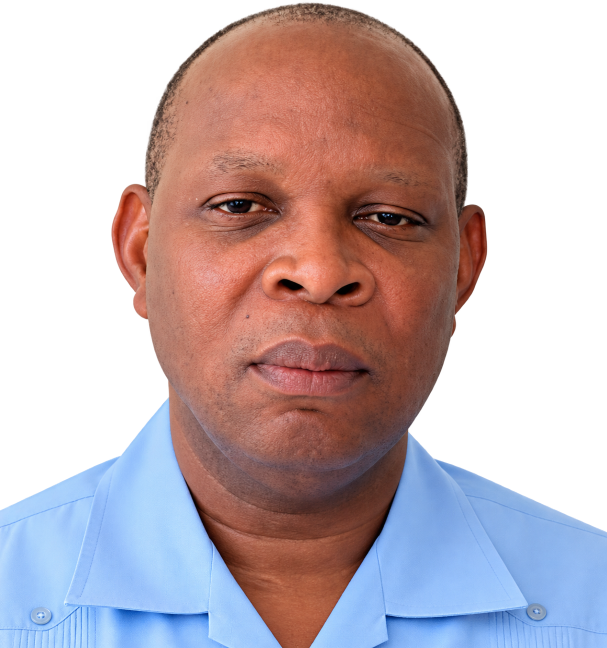
#> input picture assets/gardy-maisonneuve.png, 1214 x 1296 px (shown at 1/2 size); its folder holds 4 pictures in this run
$ python optimize-images.py
#> lines starting #> are read from the running program, lines starting #| are printed output that depends on the picture
from pathlib import Path

from PIL import Image


ROOT = Path(__file__).resolve().parents[1]
ASSETS = ROOT / "assets"


def save_webp(source: Path, widths: list[int]) -> None:
    with Image.open(source) as opened:
#> opened is the input picture: PIL image 1214x1296 RGBA; mean R, G, B, A 95.1, 78.2, 82.4, 154.1
        image = opened.convert("RGB")
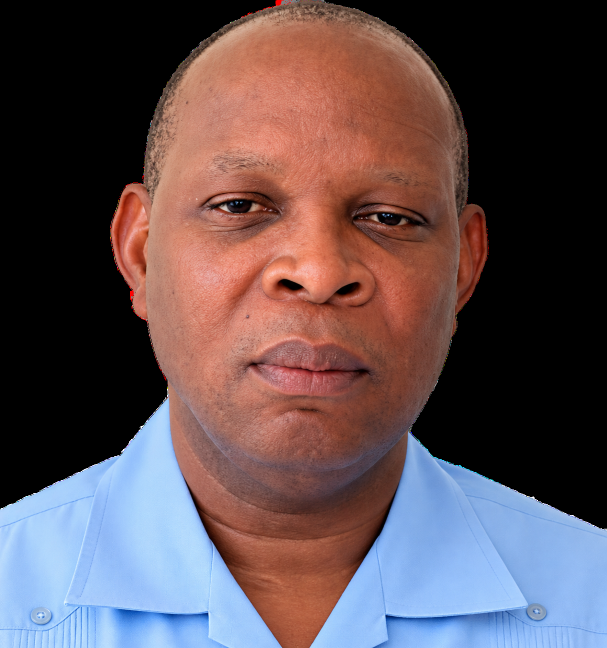
#> image: PIL image 1214x1296 RGB (shown at 1/2 size); mean R, G, B 95.1, 78.2, 82.4
        for width in sorted(set(widths)):
            if width >= image.width:
                resized = image
                suffix = ""
            else:
                height = round(image.height * width / image.width)
                resized = image.resize((width, height), Image.Resampling.LANCZOS)
                suffix = f"-{width}"
            output = source.with_name(f"{source.stem}{suffix}.webp")
            resized.save(output, "WEBP", quality=82, method=6)
#> this loop made 3 passes
#> pass 1, in save_webp, `resized = image.resize((width, height), Image.Resampling.LANCZOS)`:
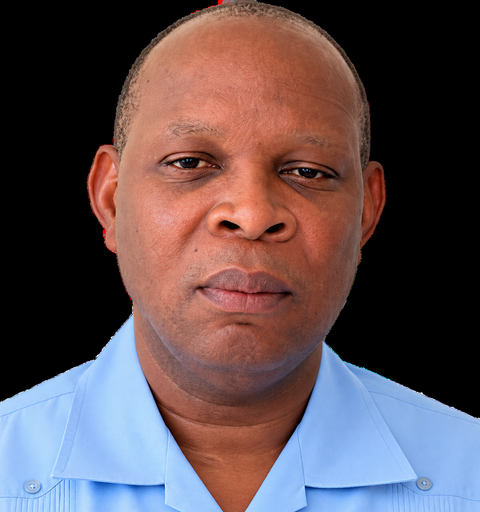
#> resized: PIL image 480x512 RGB; mean R, G, B 95.1, 78.2, 82.4


for source in sorted((ASSETS / "photos-4k").glob("*.png")):
    with Image.open(source) as image:
        full_width = image.width
    save_webp(source, [640, 960, full_width])

save_webp(ASSETS / "gardy-maisonneuve.png", [480, 960, 1214])
#> (the run stopped early here; a loop or call above may not have finished)
